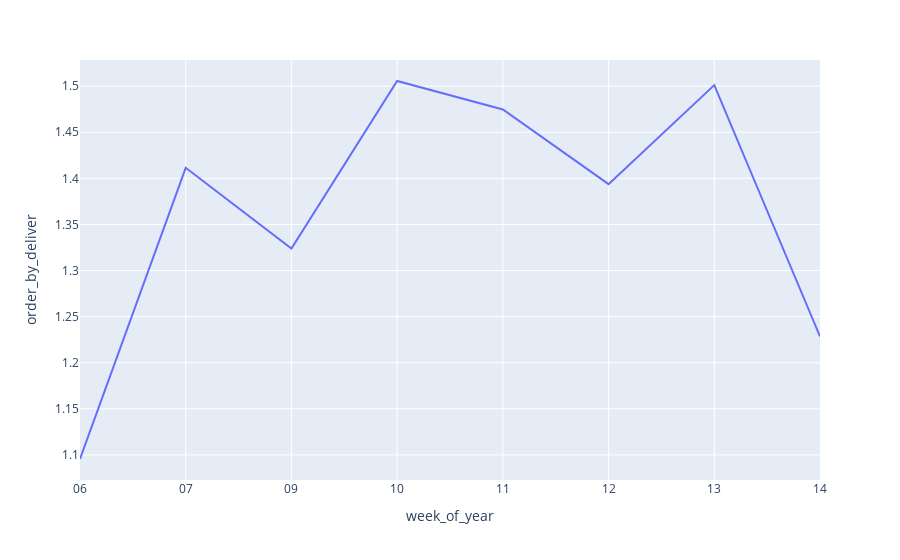

The cell this chart's notebook holds for it:
### Markdown cell above
5. A localização central de cada cidade por tipo de tráfego.5

### Code cell
df_aux01 = df1.loc[ : , ['ID','week_of_year']].groupby('week_of_year').count().reset_index()
df_aux02 = df1.loc[ :, ['Delivery_person_ID', 'week_of_year']].groupby('week_of_year').nunique().reset_index()

df_aux = pd.merge( df_aux01, df_aux02, how='inner')
df_aux['order_by_deliver'] = df_aux['ID'] / df_aux['Delivery_person_ID']

px.line(df_aux, x='week_of_year', y='order_by_deliver')

### Figure 1 — Plotly figure (JSON) as saved in the notebook; plotly's stock layout.template omitted (floating-point values rounded to 4 significant figures)
{"data": [{"hovertemplate": "week_of_year=%{x}<br>order_by_deliver=%{y}<extra></extra>", "legendgroup": "", "line": {"color": "#636efa", "dash": "solid"}, "marker": {"symbol": "circle"}, "mode": "lines", "name": "", "orientation": "v", "showlegend": false, "type": "scatter", "x": ["06", "07", "09", "10", "11", "12", "13", "14"], "xaxis": "x", "y": [1.096, 1.411, 1.324, 1.506, 1.475, 1.394, 1.501, 1.228], "yaxis": "y"}], "layout": {"legend": {"tracegroupgap": 0}, "margin": {"t": 60}, "xaxis": {"anchor": "y", "domain": [0, 1], "title": {"text": "week_of_year"}}, "yaxis": {"anchor": "x", "domain": [0, 1], "title": {"text": "order_by_deliver"}}}}
